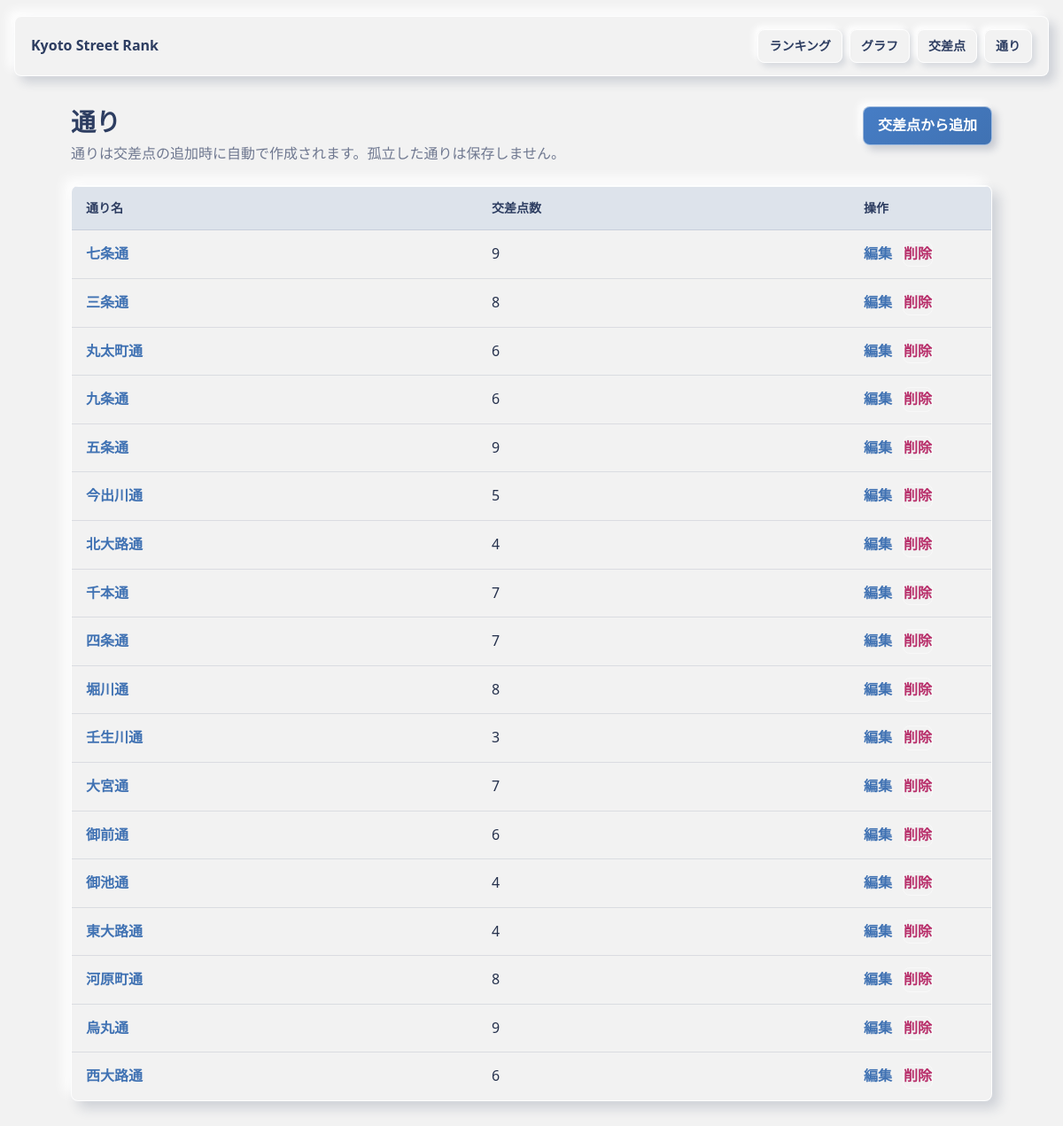
The page /streets on the database as committed earlier.
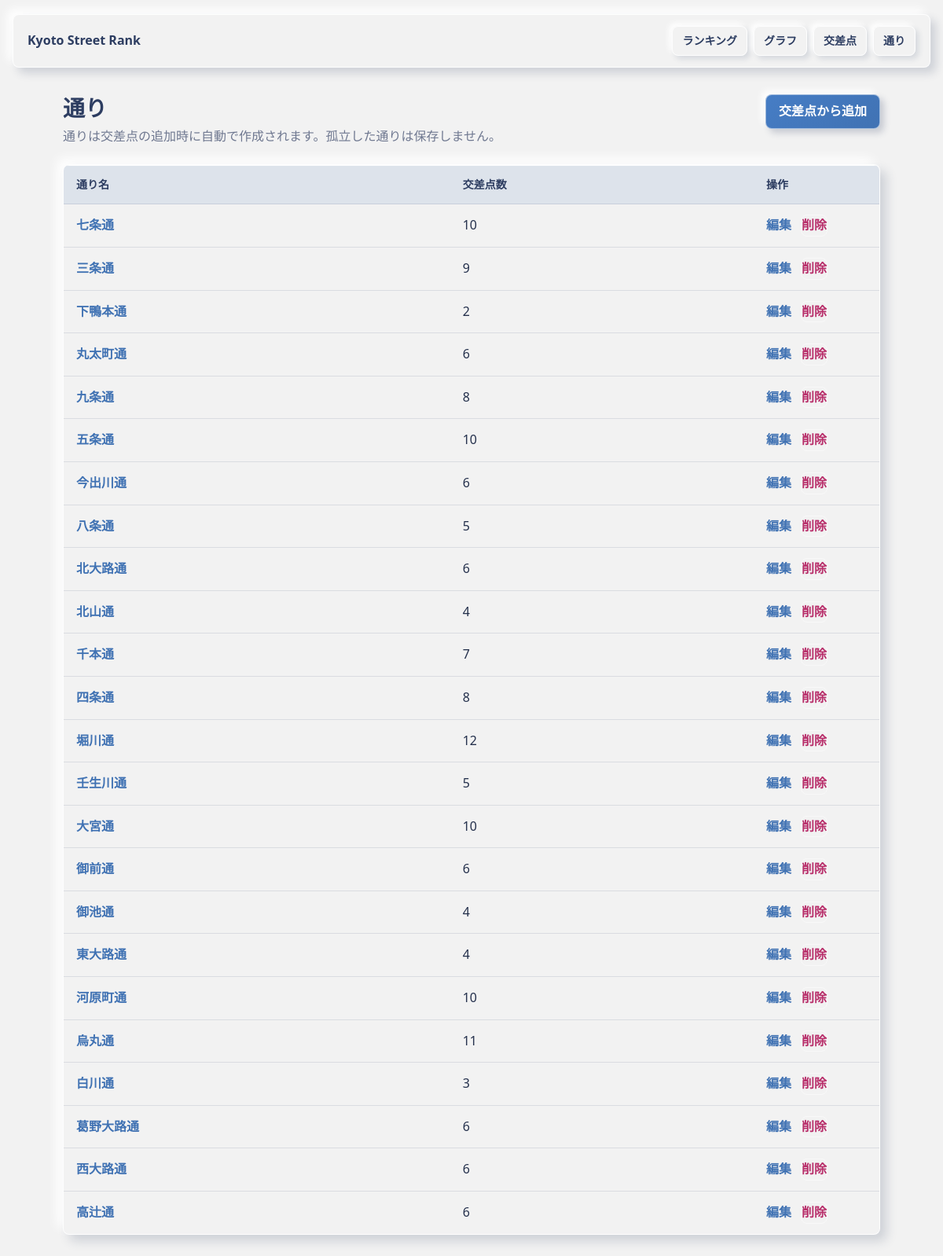
The same page on the database as committed later.
### src/models.py (models this page shows)
class Street(db.Model):
    __tablename__ = "streets"
    id = db.Column(db.Integer, primary_key=True)
    name = db.Column(db.String(120), nullable=False, unique=True)

### src/routes.py (the view)
    @app.route("/streets")
    def streets_index():
        streets = Street.query.order_by(Street.name).all()
        intersection_counts = count_intersections_by_street()
        return render_template("streets/index.html", streets=streets, intersection_counts=intersection_counts)

### src/services.py (called while the page is built)
def count_intersections_by_street():
    counts = {}
    intersections = Intersection.query.all()
    for intersection in intersections:
        counts[intersection.winner_street_id] = counts.get(intersection.winner_street_id, 0) + 1
        counts[intersection.loser_street_id] = counts.get(intersection.loser_street_id, 0) + 1
    return counts

### templates/streets/index.html
{% extends "base.html" %}
{% block content %}
  <div class="page-head">
    <div>
      <h1>通り</h1>
      <p>通りは交差点の追加時に自動で作成されます。孤立した通りは保存しません。</p>
    </div>
    <a class="button" href="{{ url_for('intersections_new') }}">交差点から追加</a>
  </div>
  {% if streets %}
    <table>
      <thead>
        <tr>
          <th>通り名</th>
          <th>交差点数</th>
          <th class="actions">操作</th>
        </tr>
      </thead>
      <tbody>
        {% for street in streets %}
          <tr>
            <td><a href="{{ url_for('intersections_index', street=street.name) }}">{{ street.name }}</a></td>
            <td>{{ intersection_counts.get(street.id, 0) }}</td>
            <td class="actions">
              <a href="{{ url_for('streets_edit', street_id=street.id) }}">編集</a>
              <form method="post" action="{{ url_for('streets_delete', street_id=street.id) }}" onsubmit="return confirm('この通りと関連する交差点を削除しますか？');">
                <button class="link-button" type="submit">削除</button>
              </form>
            </td>
          </tr>
        {% endfor %}
      </tbody>
    </table>
  {% else %}
    <section class="empty">
      <h2>通りがありません</h2>
      <p>交差点を追加すると通りも表示されます。</p>
    </section>
  {% endif %}
{% endblock %}

### templates/base.html (shortened to what this page needs)
<!doctype html>
<html lang="ja">
  <head>
    <link rel="stylesheet" href="{{ url_for('static', filename='style.css') }}">
  </head>
  <body>
    <header class="topbar">
      <a class="brand" href="{{ url_for('ranking') }}">Kyoto Street Rank</a>
      <nav>
        <a href="{{ url_for('ranking') }}">ランキング</a>
        <a href="{{ url_for('graph') }}">グラフ</a>
        <a href="{{ url_for('intersections_index') }}">交差点</a>
        <a href="{{ url_for('streets_index') }}">通り</a>
      </nav>
    </header>
    <main class="{% block main_class %}container{% endblock %}">
      {% block content %}{% endblock %}
    </main>
  </body>
</html>

### static/style.css (style rules this page uses)
:root { color-scheme: light; --bg: #f2f2f2; --base: #2d3d61; --main: #4072b3; --accent: #b82e6a; --text: #24304c; --muted: #6f7890; --surface: #f2f2f2; --line: rgba(45, 61, 97, 0.12); --bevel: rgba(255, 255, 255, 0.9); --shadow-dark: rgba(45, 61, 97, 0.18); --shadow-light: rgba(255, 255, 255, 0.95); --danger: #b82e6a; }
* { box-sizing: border-box; }
body { margin: 0; background: var(--bg); color: var(--text); font-family: system-ui, -apple-system, BlinkMacSystemFont, "Segoe UI", sans-serif; line-height: 1.6; }
a { color: var(--main); font-weight: 700; text-decoration: none; }
.topbar { display: flex; align-items: center; justify-content: space-between; gap: 24px; margin: 18px auto 0; width: min(1180px, calc(100% - 32px)); padding: 14px 18px; background: var(--surface); border: 1px solid var(--bevel); border-radius: 8px; box-shadow: 7px 7px 12px var(--shadow-dark), -7px -7px 12px var(--shadow-light); }
.brand { color: var(--base); font-weight: 800; }
nav { display: flex; flex-wrap: wrap; gap: 8px; }
nav a { min-height: 36px; padding: 7px 12px; border: 1px solid var(--bevel); border-radius: 8px; color: var(--base); font-size: 14px; box-shadow: 4px 4px 7px rgba(45, 61, 97, 0.14), -4px -4px 7px var(--shadow-light); }
.container { width: min(1040px, calc(100% - 32px)); margin: 34px auto; }
.page-head { display: flex; align-items: flex-start; justify-content: space-between; gap: 24px; margin-bottom: 22px; }
h1 { margin: 0; color: var(--base); font-size: 28px; line-height: 1.25; }
p { margin: 6px 0 0; color: var(--muted); }
.button, button { display: inline-flex; align-items: center; justify-content: center; min-height: 42px; padding: 8px 16px; border: 1px solid rgba(255, 255, 255, 0.5); border-radius: 8px; background: linear-gradient(145deg, #467dc5, var(--main)); color: #fff; font: inherit; font-weight: 800; cursor: pointer; box-shadow: 5px 5px 9px rgba(45, 61, 97, 0.22), -5px -5px 9px var(--shadow-light); }
table { width: 100%; border-spacing: 0; border-collapse: separate; overflow: hidden; background: var(--surface); border: 1px solid var(--bevel); border-radius: 8px; box-shadow: 8px 8px 14px var(--shadow-dark), -8px -8px 14px var(--shadow-light); }
th, td { padding: 13px 16px; border-bottom: 1px solid var(--line); text-align: left; }
th { background: rgba(64, 114, 179, 0.12); border-top: 1px solid var(--bevel); color: var(--base); font-size: 14px; }
tr:last-child td { border-bottom: 0; }
.actions { width: 160px; white-space: nowrap; }
td.actions { display: flex; gap: 12px; align-items: center; }
td.actions form { margin: 0; }
.link-button { min-height: auto; padding: 0; background: transparent; color: var(--danger); font-weight: 800; box-shadow: none; }

Rows that differ between the two databases and show on the page:
computed for Street "七条通": get "9" → "10"
computed for Street "三条通": get "8" → "9"
added Street: name "下鴨本通", get "2"
computed for Street "九条通": get "6" → "8"
computed for Street "五条通": get "9" → "10"
computed for Street "今出川通": get "5" → "6"
added Street: name "八条通", get "5"
computed for Street "北大路通": get "4" → "6"
added Street: name "北山通", get "4"
computed for Street "四条通": get "7" → "8"
computed for Street "堀川通": get "8" → "12"
computed for Street "壬生川通": get "3" → "5"
computed for Street "大宮通": get "7" → "10"
computed for Street "河原町通": get "8" → "10"
computed for Street "烏丸通": get "9" → "11"
added Street: name "白川通", get "3"
added Street: name "葛野大路通", get "6"
added Street: name "高辻通", get "6"
